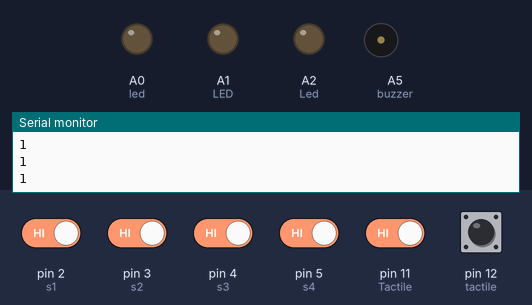
The sketch below on a simulated Arduino Uno, built with avr-gcc and run on an emulated ATmega328P. Parts: output pins drawn as LEDs (lit = HIGH), buzzer (waves = sounding), the last lines printed to the serial monitor. Dashed ring = blinking. The test bench sets the inputs (shaded band); at power-on: pin 2 (s1), pin 3 (s2), pin 4 (s3), pin 5 (s4), pin 11 (Tactile), pin 12 (tactile) HIGH.

Above: at 1.2 s.
1.3 s: pin 12 (tactile) pulled LOW for 0.15 s
At 2.0 s:
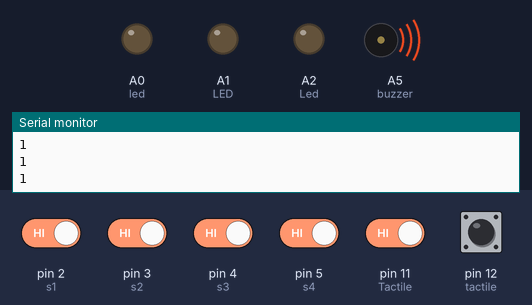
2.9 s: pin 2 (s1) driven LOW and pin 3 (s2) driven LOW and pin 4 (s3) driven LOW and pin 5 (s4) driven LOW and pin 11 (Tactile) driven LOW
5.9 s: pin 5 (s4) driven HIGH
At 7.0 s:
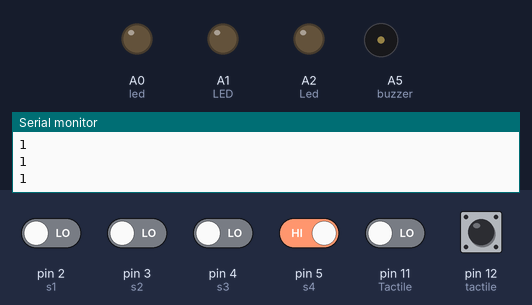
7.8 s: pin 5 (s4) driven LOW
At 9.6 s:
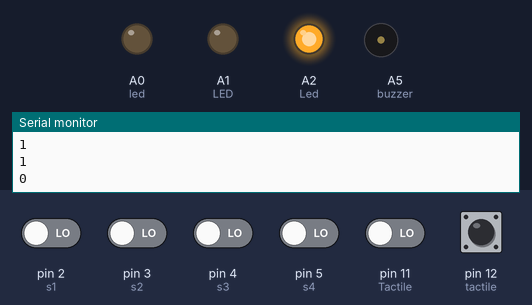
10.8 s: pin 11 (Tactile) driven HIGH
At 11.6 s:
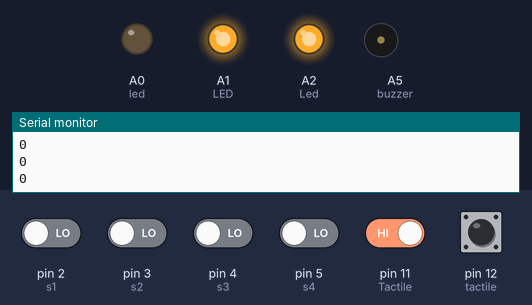
12.3 s: pin 11 (Tactile) driven LOW
At 15.1 s:
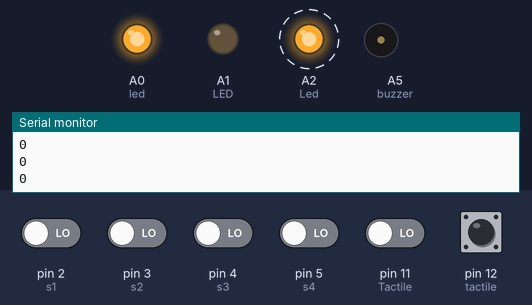
Timing chart, 0 to 25.8 s (numbered marks = the images above; inputs shaded):
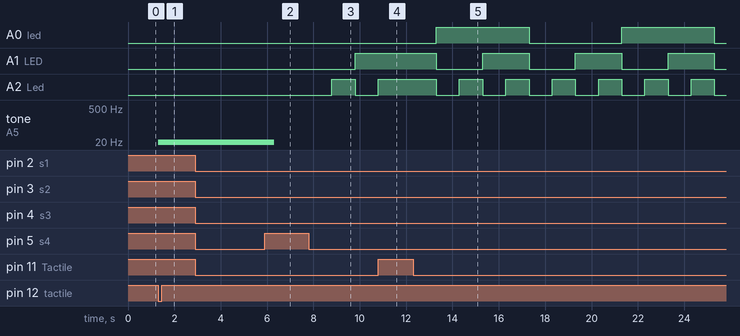

The sketch:

Software.ino
```cpp
int LED = A1; // LEDs and Piezo Buzzer
int led = A0;
int Led = A2;
int buzzer = A5;

int tactile = 12; // Tactile Buttons
int Tactile = 11;
int s1 = 2; // Switches
int s2 = 3;
int s3 = 4;
int s4 = 5;

int s = 0; // Sensor Values for Switches and Buttons
int ss = 0;
int sss = 0;
int ssss = 0;
int t = 0;
int tt = 0;

int l = 0; // LED values
int ll = 0;
int lll = 0;

int Demulti[3];  // 3 switches = 0 to 2
boolean b = true; // On/Off switch for Demulti placeholders
int x = 0;

void setup() {
  pinMode(s1, INPUT_PULLUP);
  pinMode(s2, INPUT_PULLUP);
  pinMode(s3, INPUT_PULLUP);
  pinMode(s4, INPUT_PULLUP);
  pinMode(tactile, INPUT_PULLUP);
  pinMode(Tactile, INPUT_PULLUP);

  pinMode(buzzer, OUTPUT); // Buzzer and LEDs
  pinMode(led, OUTPUT);
  pinMode(LED, OUTPUT);
  pinMode(Led, OUTPUT);
  Serial.begin(9600);
}

void loop() {
  s = digitalRead(s1); // Sensor Values for Switches and Tactiles
  ss = digitalRead(s2);
  sss = digitalRead(s3);
  ssss = digitalRead(s4);

  t = digitalRead(tactile);
  tt = digitalRead(Tactile);

  l = digitalRead(led); // LED values
  ll = digitalRead(Led);
  lll = digitalRead(LED);

  BinaryA(); // Binary Adder function
  BinaryC(); // Binary Counter function
  Serial.println(ssss);


}

void BinaryC(){

  if(tt == LOW && ssss == LOW){
    x = x + 1;
    delay(1000);
  if(x == 7){
    digitalWrite(Led,HIGH);
    digitalWrite(LED,HIGH);
    digitalWrite(led,HIGH);
    x = 0;
    delay(1000);
    }
  }
if(x == 0){
  digitalWrite(Led,LOW);
  digitalWrite(LED,LOW);
  digitalWrite(led,LOW);
}

if(x == 1){

  digitalWrite(Led,HIGH);
  digitalWrite(LED,LOW);
  digitalWrite(led,LOW);
}

if(x == 2){
    digitalWrite(Led,LOW);
  digitalWrite(LED,HIGH);
  digitalWrite(led,LOW);
}

if(x == 3){
    digitalWrite(Led,HIGH);
  digitalWrite(LED,HIGH);
  digitalWrite(led,LOW);
}

if(x == 4){
    digitalWrite(Led,LOW);
  digitalWrite(LED,LOW);
  digitalWrite(led,HIGH);
}

if(x == 5){
   digitalWrite(Led,HIGH);
  digitalWrite(LED,LOW);
  digitalWrite(led,HIGH);
}

if(x == 6){
    digitalWrite(Led,LOW);
  digitalWrite(LED,HIGH);
  digitalWrite(led,HIGH);
}

}


void BinaryA(){

  if(b){
    Demulti[0] = 0; // Makes Demulti[0-2] Default 0 values
    Demulti[1] = 0;
    Demulti[2] = 0;
  }

  if(ssss == LOW){        // If Code Punch Switch is turned on and off
    b = false;            // Default value is removed
    Demulti[0] = s;       // New values are stored
    Demulti[1] = ss;
    Demulti[2] = sss;
  }

  if(t == LOW && ssss == HIGH){     // If Code Check is punched while Code punch switch is off


       if(Demulti[0] == 0 && Demulti[1] == 0){ // If this is the code
         if(Demulti[2] == 0){
          digitalWrite(led, LOW); // Power on these LEDs
          digitalWrite(LED, LOW);
          digitalWrite(Led, LOW);
          tone(buzzer,1); // Output this sound
          delay(5000);    // For this long
          noTone(buzzer); // Then shut it off for gods sake
          }
        }
      if(Demulti[0] == 0 && Demulti[1] == 0){
        if(Demulti[2] == 1){
          digitalWrite(led, LOW);
          digitalWrite(LED, LOW);
          digitalWrite(Led, HIGH);
          tone(buzzer,1);
          delay(5000);
          noTone(buzzer);
          }
        }

        if(Demulti[0] == 0 && Demulti[1] == 1){
         if(Demulti[2] == 0){
          digitalWrite(led, LOW);
          digitalWrite(LED, HIGH);
          digitalWrite(Led, LOW);
          tone(buzzer,3);
          delay(5000);
          noTone(buzzer);
          }
        }

        if(Demulti[0] == 0 && Demulti[1] == 1){
         if(Demulti[2] == 1){
          digitalWrite(led, LOW);
          digitalWrite(LED, HIGH);
          digitalWrite(Led, HIGH);
          tone(buzzer,5);
          delay(5000);
          noTone(buzzer);
          }
        }

        if(Demulti[0] == 1 && Demulti[1] == 0){
         if(Demulti[2] == 0){
          digitalWrite(led, HIGH);
          digitalWrite(LED, LOW);
          digitalWrite(Led, LOW);
          tone(buzzer,7);
          delay(5000);
          noTone(buzzer);
          }
        }

        if(Demulti[0] == 1 && Demulti[1] == 0){
         if(Demulti[2] == 1){
          digitalWrite(led, HIGH);
          digitalWrite(LED, LOW);
          digitalWrite(Led, HIGH);
          tone(buzzer,9);
          delay(5000);
          noTone(buzzer);
          }
        }

        if(Demulti[0] == 1 && Demulti[1] == 1){
         if(Demulti[2] == 0){
          digitalWrite(led, HIGH);
          digitalWrite(LED, HIGH);
          digitalWrite(Led, LOW);
          tone(buzzer,12);
          delay(5000);
          noTone(buzzer);
          }
        }

        if(Demulti[0] == 1 && Demulti[1] == 1){
         if(Demulti[2] == 1){
          digitalWrite(led, HIGH);
          digitalWrite(LED, HIGH);
          digitalWrite(Led, HIGH);
          tone(buzzer,15);
          delay(5000);
          noTone(buzzer);
          }
        }
      }


}
```

Measured:
- after the input at 1.3 s, tone on A5 (buzzer): silent → 1 Hz at once
- after the input at 2.9 s, every drawn part: stays the same
- after the input at 5.9 s, A2 (Led): stays LOW (without the input it goes to HIGH after 1.4 s)
- after the input at 7.8 s, A1 (LED): LOW → HIGH after 2.0 s; A2 (Led): LOW → HIGH after 1.0 s, → LOW 1.0 s later
- after the input at 10.8 s, A0 (led): stays LOW (without the input it goes to HIGH after 1.0 s); A1 (LED): stays HIGH (without the input it goes to LOW after 1.0 s); A2 (Led): goes on until 10.8 s, then stays HIGH
- after the input at 12.3 s, A0 (led): alternates HIGH for 4.0 s and LOW for 4.0 s, starting after 1.0 s; A1 (LED): alternates HIGH for 2.0 s and LOW for 2.0 s, starting after 1.0 s; A2 (Led): alternates HIGH for 1.0 s and LOW for 1.0 s, starting after 1.0 s
